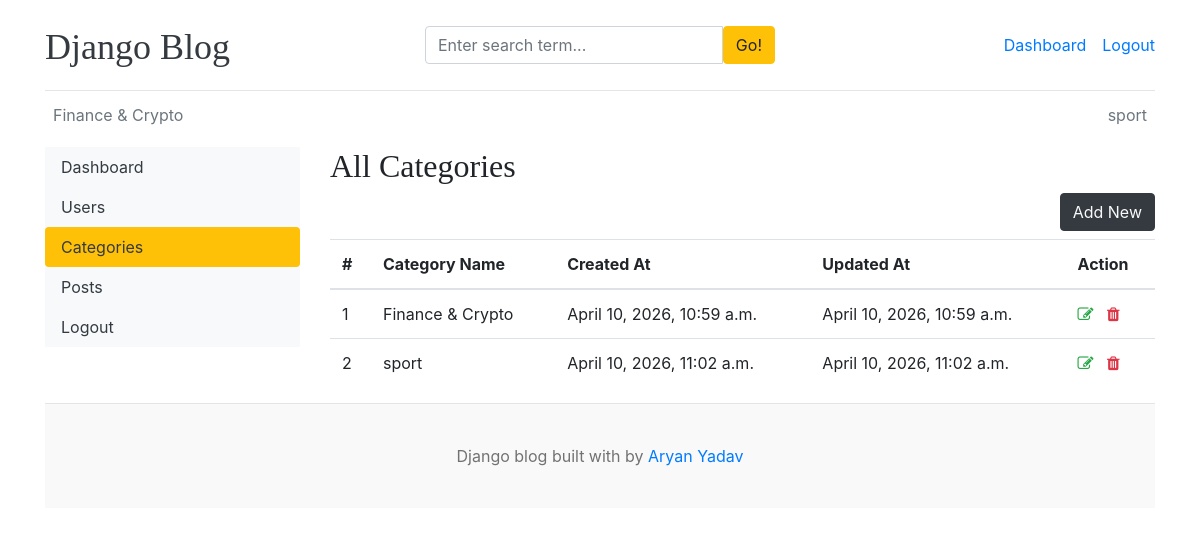
/dashboard/categories/ (signed in), run on an earlier commit of the app's database.
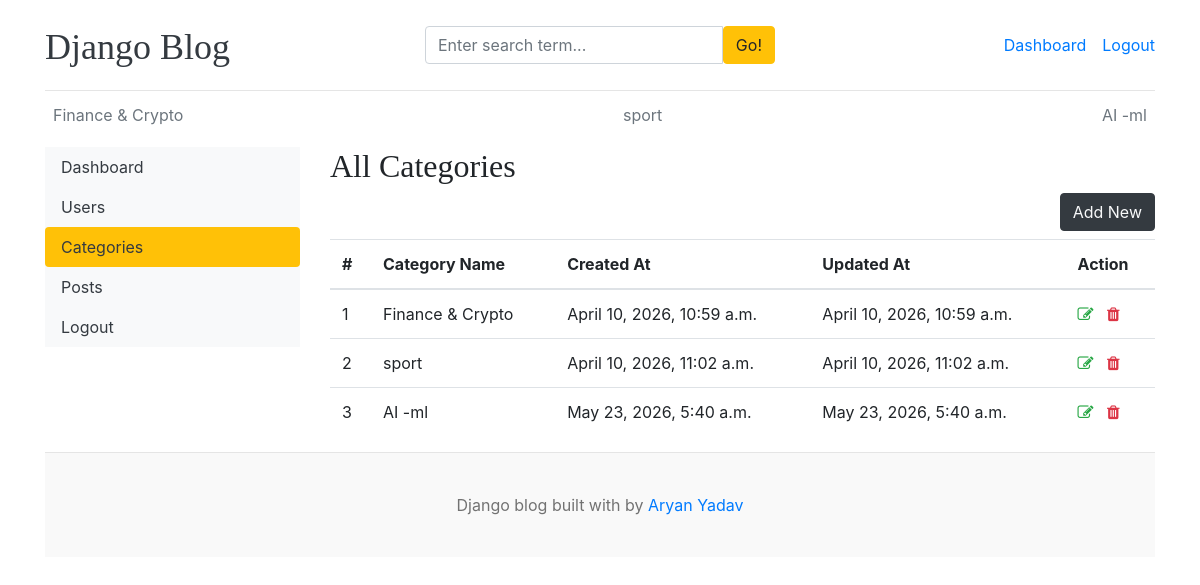
And on a later commit of the database.
### blogs/models.py (models this page shows)
class Category(models.Model):
    category_name   = models.CharField(max_length = 50,unique = True)
    author = models.ForeignKey(User, on_delete=models.CASCADE, null=True, blank=True)
    created_at = models.DateTimeField(auto_now_add = True)
    updated_at = models.DateTimeField(auto_now = True)
    class Meta:
        verbose_name_plural = 'categories'
    def __str__(self):
        return self.category_name

### dashboards/views.py (the view)
# urls.py: path('categories/',views.categories,name= 'categories'),
@login_required(login_url='login')
def categories(request):
    if request.user.is_staff:
        categories_list = Category.objects.all()
    else:
        categories_list = Category.objects.filter(author=request.user)
    context = {
        'categories': categories_list,
    }
    return render(request, 'dashboard/categories.html', context)

### blogs/context_processors.py (called while the page is built)
def get_categories(request):
    categories = Category.objects.all()
    return dict(categories = categories)

def get_social_links(request):
    social_links  = SocialLink.objects.all()
    return dict(social_links = social_links)

### templates/dashboard/categories.html (shortened to what this page needs)
{% extends 'base.html' %}
{% block content %}
<div class="row">
    {% include 'dashboard/sidebar.html' %}
    <div class="col-md-9">
        <h2>All Categories</h2>
        <a href="{% url 'add_category' %}" class="btn btn-dark text-light float-right mb-2">Add New</a>
        <table class="table table-hover">
            <thead>
              <tr>
                <th>#</th>
                <th>Category Name</th>
                <th>Created At</th>
                <th>Updated At</th>
                <th>Action</th>
              </tr>
            </thead>
            <tbody>
            {% for cat in categories %}
              <tr>
                <td>{{ forloop.counter }}</td>
                <td>{{ cat }}</td>
                <td>{{ cat.created_at }}</td>
                <td>{{ cat.updated_at }}</td>
                <td>
                    <a href="{% url 'edit_category' cat.id %}"><i class="fa fa-edit text-success"></i></a>
                    <a href="{% url 'delete_category' cat.id %}"><i class="fa fa-trash text-danger"></i></a>
                </td>
              </tr>
            {% endfor %}
            </tbody>
          </table>
    </div>
</div>
{% endblock %}

### templates/base.html (shortened to what this page needs)
{% load static %}
<!DOCTYPE html>
<html lang="en">
<head>
    <link href="https://getbootstrap.com/docs/4.0/dist/css/bootstrap.min.css" rel="stylesheet">
    <link href="{% static 'css/blog.css' %}" rel="stylesheet">
    <link rel="stylesheet" href="https://cdnjs.cloudflare.com/ajax/libs/font-awesome/4.7.0/css/font-awesome.min.css">
  </head>
<body>
    <div class="container">
      <header class="blog-header py-3">
        <div class="row flex-nowrap justify-content-between align-items-center">
          <div class="col-4 pt-1">
            <a class="blog-header-logo text-dark" href="/">Django Blog</a>
          </div>
          <div class="col-4">
            <form action="{% url 'search' %}" method="GET">
              <div class="input-group">
                <input class="form-control" type="text" name="keyword" value="{{ keyword }}" placeholder="Enter search term..." aria-label="Enter search term..." aria-describedby="button-search" />
                <button type="submit" class="btn btn-warning" id="button-search" type="button">Go!</button>
            </div>
            </form>
          </div>
          <div class="col-4 d-flex justify-content-end align-items-center">
            {% if not user.is_authenticated %}
            <a class="btn btn-sm btn-warning" href="{% url 'login' %}">Login</a> &nbsp;
            <a class="btn btn-sm btn-outline-secondary" href="{% url 'register' %}">Register</a>
            {% else %}
            <span><a href="{% url 'dashboard' %}">Dashboard</a></span>
            <span><a href="{% url 'logout' %}">Logout</a></span>
            {% endif %}
          </div>
        </div>
      </header>
      <div class="nav-scroller py-1 mb-2">
        <nav class="nav d-flex justify-content-between">
          {% for cat in categories %}
          <a class="p-2 text-muted" href="{% url 'posts_by_category' cat.id %}">{{ cat.category_name }}</a>
          {% endfor %}
        </nav>
      </div>
{% block content %}
{% endblock %}
<footer class="blog-footer">
    <p>Django blog built with  by <a href="#">Aryan Yadav </a></p>
  </footer>
  </body>
  </html>

What changed in the data, as far as the page shows it:
added Category: category_name "AI -ml", created_at "May 23, 2026, 5:40 a.m.", updated_at "May 23, 2026, 5:40 a.m."
